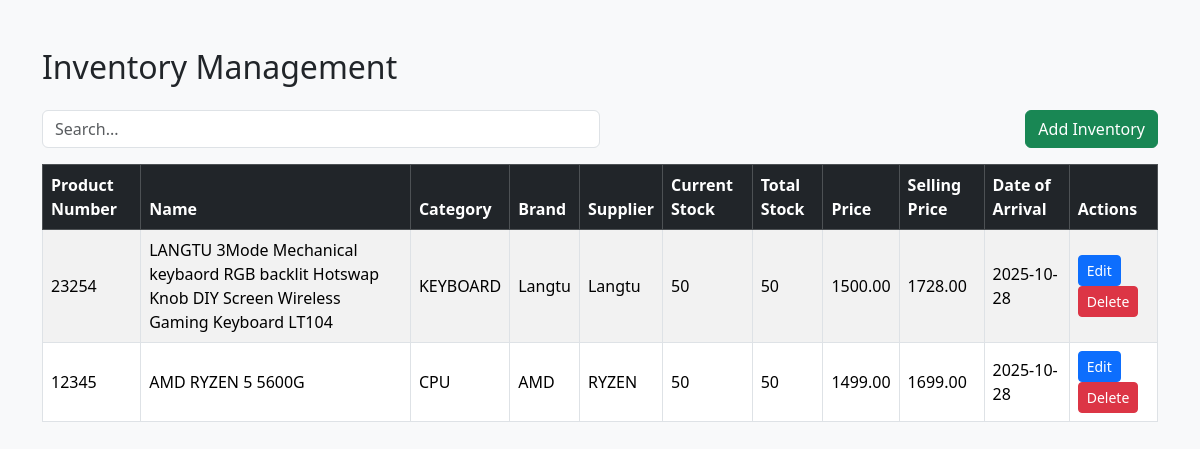
The app's page /tabs/inventory/inventory.php with its own data.
### tables this page shows
CREATE TABLE `inventory` (
  `id` bigint(20) UNSIGNED NOT NULL,
  `product_number` varchar(255) NOT NULL,
  `name` varchar(255) NOT NULL,
  `description` text DEFAULT NULL,
  `category` varchar(255) NOT NULL,
  `brand` varchar(255) DEFAULT NULL,
  `supplier` varchar(255) DEFAULT NULL,
  `current_stock` int(11) NOT NULL DEFAULT 0,
  `total_stock` int(11) NOT NULL DEFAULT 0,
  `price` decimal(10,2) NOT NULL,
  `selling_price` decimal(10,2) NOT NULL,
  `barcode` varchar(255) NOT NULL,
  `date_of_arrival` date NOT NULL,
  `created_at` timestamp NULL DEFAULT NULL,
  `updated_at` timestamp NULL DEFAULT NULL
);

### tabs/inventory/inventory.php (the view, shortened to what this page needs)
<?php
include '../../database/db_connect.php';
$searchQuery = isset($_GET['search']) ? $_GET['search'] : '';
$sql = "SELECT * FROM inventory WHERE 1";
$sql .= " ORDER BY id DESC";
$stmt = $conn->prepare($sql);
$stmt->execute();
$result = $stmt->get_result();
?>
<!DOCTYPE html>
<html lang="en">
<head>
<link href="https://cdn.jsdelivr.net/npm/bootstrap@5.3.2/dist/css/bootstrap.min.css" rel="stylesheet">
</head>
<body class="bg-light">
<div class="container mt-5">
    <h2 class="mb-4">Inventory Management</h2>
    <div class="d-flex justify-content-between mb-3">
        <input type="text" id="searchBox" class="form-control w-50" placeholder="Search..." value="<?= htmlspecialchars($searchQuery) ?>">
        <button class="btn btn-success" data-bs-toggle="modal" data-bs-target="#addModal">Add Inventory</button>
    </div>
    <div class="table-responsive">
        <table class="table table-bordered table-striped align-middle">
            <thead class="table-dark">
                <tr>
                    <th>Product Number</th>
                    <th>Name</th>
                    <th>Category</th>
                    <th>Brand</th>
                    <th>Supplier</th>
                    <th>Current Stock</th>
                    <th>Total Stock</th>
                    <th>Price</th>
                    <th>Selling Price</th>
                    <th>Date of Arrival</th>
                    <th>Actions</th>
                </tr>
            </thead>
            <tbody>
            <?php while ($row = $result->fetch_assoc()): ?>
                <tr>
                    <td><?= htmlspecialchars($row['product_number']) ?></td>
                    <td><?= htmlspecialchars($row['name']) ?></td>
                    <td><?= htmlspecialchars($row['category']) ?></td>
                    <td><?= htmlspecialchars($row['brand']) ?></td>
                    <td><?= htmlspecialchars($row['supplier']) ?></td>
                    <td><?= $row['current_stock'] ?></td>
                    <td><?= $row['total_stock'] ?></td>
                    <td><?= $row['price'] ?></td>
                    <td><?= $row['selling_price'] ?></td>
                    <td><?= $row['date_of_arrival'] ?></td>
                    <td>
                        <button class="btn btn-primary btn-sm" data-bs-toggle="modal" data-bs-target="#editModal<?= $row['id'] ?>">Edit</button>
                        <a href="inventory_crud.php?delete=<?= $row['id'] ?>" class="btn btn-danger btn-sm" onclick="return confirm('Are you sure you want to delete this item?');">Delete</a>
                    </td>
                </tr>
            <?php endwhile; ?>
            </tbody>
        </table>
    </div>
</div>
</body>
</html>

### records on screen
inventory: product_number "23254", name "LANGTU 3Mode Mechanical keybaord RGB backlit Hotswap Knob DIY Screen Wireless Gaming Keyboard LT104", category "KEYBOARD", brand "Langtu", supplier "Langtu", current_stock "50", total_stock "50", price "1500.00", selling_price "1728.00", date_of_arrival "2025-10-28"
inventory: product_number "12345", name "AMD RYZEN 5 5600G", category "CPU", brand "AMD", supplier "RYZEN", current_stock "50", total_stock "50", price "1499.00", selling_price "1699.00", date_of_arrival "2025-10-28"
